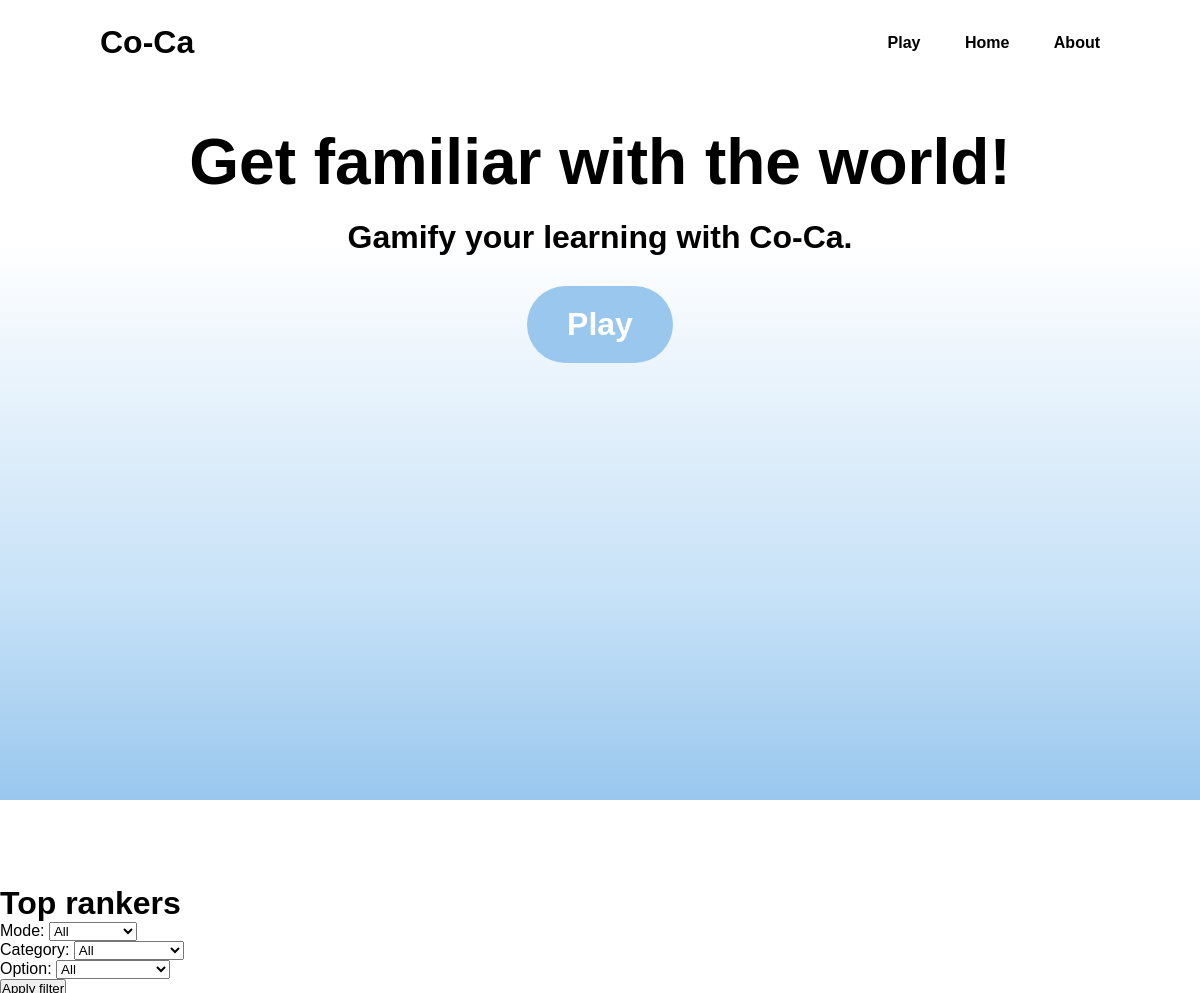
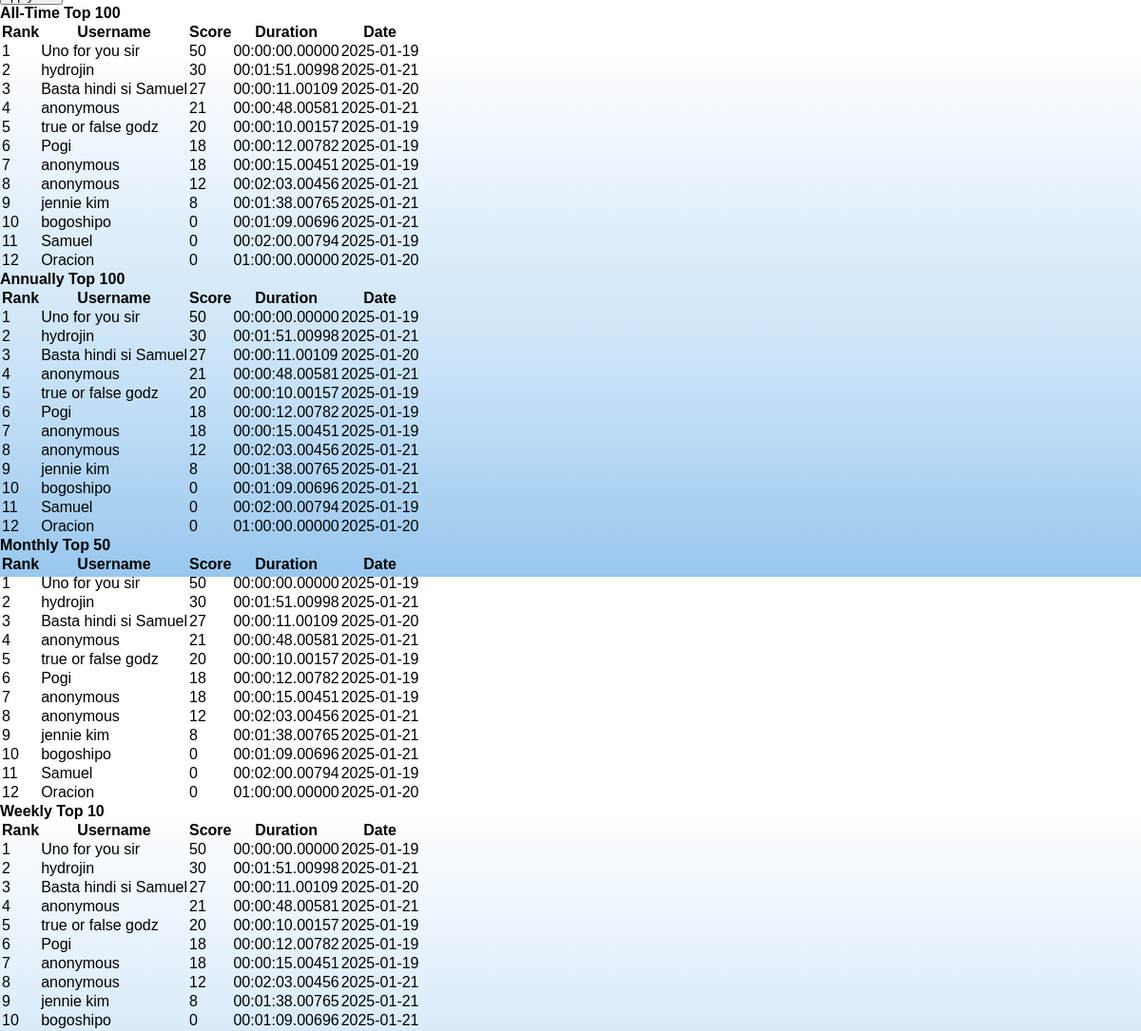
The page / on the database its author committed (2 pictures, top to bottom).
### tables this page shows
CREATE TABLE "highscore" (
    id INTEGER PRIMARY KEY,
    user VARCHAR(50),
    score INTEGER,
    mode VARCHAR(50),
    category VARCHAR(50),
    option VARCHAR(50),
    duration DECIMAL(15, 5),  -- Set to DECIMAL(15, 5)
    record_date DATE
);

### app.py (the view, shortened to what this page needs)
@app.route("/", methods=["GET", "POST"])
def index():
    modes = ["All", "Capital city", "Country"]
    categories = ["All", "Earth", "Asia", "Africa", "North America", "South America", "Europe", "Australia"]
    options = ["All", "True or False", "Multiple Choice", "Identification"]
    connection = sqlite3.connect("database.db")
    cursor = connection.cursor()
    query = '''SELECT id, user, score, mode, category, option, duration, record_date
        FROM highscore '''
    result_all = cursor.execute(query + "ORDER BY score desc, duration LIMIT 100").fetchall()
    result_annually = cursor.execute(query + "WHERE strftime('%Y', record_date) = strftime('%Y', 'now') ORDER BY score desc, duration LIMIT 100").fetchall()
    result_monthly = cursor.execute(query + "WHERE strftime('%Y', record_date) = strftime('%Y', 'now') AND strftime('%m', record_date) = strftime('%m', 'now') ORDER BY score desc, duration LIMIT 50").fetchall()
    result_weekly = cursor.execute(query + "WHERE julianday('now') - julianday(record_date) <= 7 ORDER BY score desc, duration LIMIT 10").fetchall()
    connection.commit()
    connection.close()
    result_all = [(row[0], row[1], row[2], row[3], row[4], row[5], seconds_to_time(row[6]), row[7]) for row in result_all]
    result_annually = [(row[0], row[1], row[2], row[3], row[4], row[5], seconds_to_time(row[6]), row[7]) for row in result_annually]
    result_monthly = [(row[0], row[1], row[2], row[3], row[4], row[5], seconds_to_time(row[6]), row[7]) for row in result_monthly]
    result_weekly = [(row[0], row[1], row[2], row[3], row[4], row[5], seconds_to_time(row[6]), row[7]) for row in result_weekly]
    ranker_all = [Player(*row) for row in result_all]
    ranker_annually = [Player(*row) for row in result_annually]
    ranker_monthly = [Player(*row) for row in result_monthly]
    ranker_weekly = [Player(*row) for row in result_weekly]
    data = {"mode": "All Mode", "category": "All Category", "option": "All Option"}
    return render_template(
        "index.html",
        ranker_all=ranker_all,
        ranker_annually=ranker_annually,
        ranker_monthly=ranker_monthly,
        ranker_weekly=ranker_weekly,
        data=data,
        modes=modes,
        categories=categories,
        options=options
    )

### app.py (called while the page is built)
def seconds_to_time(total_seconds):
    hours = int(total_seconds // 3600)
    minutes = int((total_seconds % 3600) // 60)
    seconds = int(total_seconds % 60)
    milliseconds = int((total_seconds % 1) * 1000)
    formatted_time = f"{hours:02}:{minutes:02}:{seconds:02}.{milliseconds:05}"
    return formatted_time

### classes/player.py (called while the page is built)
    @property
    def user(self):
        return self.__user

    @property
    def score(self):
        return self.__score

    @property
    def duration(self):
        return self.__duration

    @property
    def record_date(self):
        return self.__record_date

### templates/index.html (shortened to what this page needs)
<!DOCTYPE html>
<html>
<head>
    {% block head %}
    <link rel="stylesheet" href="/static/index_style.css">
    {% endblock %}
</head>
<body>
    {%block body %}
    <div class="navbar">
        <div class="logo">
            <h1>Co-Ca</h1>
        </div>
        <div class="links">
            <a href="">Play</a>
            <a href="">Home</a>
            <a href="">About</a>
        </div>
    </div>
    <div class="main">
        <div class="text">
            <h1>Get familiar with the world!</h1>
            <h2>Gamify your learning with Co-Ca.</h2>
        </div>
        <div class="buttons">
            <form action="/customize" method="get">
                <button type="submit" class="btn">Play</button>
            </form>
        </div>
    </div>
    <h1>Top rankers</h1>
    <form action="/" method="POST">
        <label for="mode">Mode: </label>
        <select name="mode" id="mode">
            {% for mode in modes %}
                <option value="{{ mode }}">{{ mode }}</option>
            {% endfor %}
        </select>
        <br>
        <label for="category">Category: </label>
        <select name="category" id="category">
            {% for category in categories %}
                <option value="{{ category }}">{{ category }}</option>
            {% endfor %}
        </select>
        <br>
        <label for="option">Option: </label>
        <select name="option" id="option">
            {% for option in options %}
                <option value="{{ option }}">{{ option }}</option>
            {% endfor %}
        </select>
        <br>
        <input type="submit" value="Apply filter">
    </form>
    <h4>All-Time Top 100</h4>
    <table>
        <tr>
            <th>Rank</th>
            <th>Username</th>
            <th>Score</th>
            <th>Duration</th>
            <th>Date</th>
        </tr>
        {% for player in ranker_all %}
            <tr>
                <td>{{ loop.index }}</td>
                <td>{{ player.user }}</td>
                <td>{{ player.score }}</td>
                <td>{{ player.duration }}</td>
                <td>{{ player.record_date }}</td>
            </tr>
        {% endfor %}
    </table>
    <h4>Annually Top 100</h4>
    <table>
        <tr>
            <th>Rank</th>
            <th>Username</th>
            <th>Score</th>
            <th>Duration</th>
            <th>Date</th>
        </tr>
        {% for player in ranker_annually %}
            <tr>
                <td>{{ loop.index }}</td>
                <td>{{ player.user }}</td>
                <td>{{ player.score }}</td>
                <td>{{ player.duration }}</td>
                <td>{{ player.record_date }}</td>
            </tr>
        {% endfor %}
    </table>
    <h4>Monthly Top 50</h4>
    <table>
        <tr>
            <th>Rank</th>
            <th>Username</th>
            <th>Score</th>
            <th>Duration</th>
            <th>Date</th>
        </tr>
        {% for player in ranker_monthly %}
            <tr>
                <td>{{ loop.index }}</td>
                <td>{{ player.user }}</td>
                <td>{{ player.score }}</td>
                <td>{{ player.duration }}</td>
                <td>{{ player.record_date }}</td>
            </tr>
        {% endfor %}
    </table>
    <h4>Weekly Top 10</h4>
    <table>
        <tr>
            <th>Rank</th>
            <th>Username</th>
            <th>Score</th>
            <th>Duration</th>
            <th>Date</th>
        </tr>
        {% for player in ranker_weekly %}
            <tr>
                <td>{{ loop.index }}</td>
                <td>{{ player.user }}</td>
                <td>{{ player.score }}</td>
                <td>{{ player.duration }}</td>
                <td>{{ player.record_date }}</td>
            </tr>
        {% endfor %}
    </table>
    {% endblock %}
</body>
</html>

### static/index_style.css (style rules this page uses)
* { box-sizing: border-box; padding: 0; margin: 0; font-family: 'Arial'; }
.navbar { height: 85px; width: 100%; padding: 20px 100px; display: flex; justify-content: space-between; align-items: center; }
.navbar a { margin-left: 40px; text-decoration: none; color: black; font-weight: bold; }
body { margin: 0; height: 100vh; background: rgb(153,199,238); background: linear-gradient(0deg, rgba(153,199,238,1) 0%, rgba(198,225,247,1) 25%, rgba(255,255,255,1) 70%); }
.main { display: flex; flex-direction: column; align-items: center; text-align: center; height: 100vh; width: 100% }
.text h2 { margin: 20px; font-size: 2em; }
.buttons { margin-top: 35x; }
.btn { background-color: rgb(153,199,238) ; color: white; padding: 20px 40px; border: none; border-radius: 50px; cursor: pointer; font-size: 2em; font-weight: bold; margin: 10px; }
.text { margin-top: 40px; }
.text h1 { font-size: 4em; }

### rows shown on the page
highscore: user "Uno for you sir", score "50", duration "00:00:00.00000", record_date "2025-01-19"
highscore: user "hydrojin", score "30", duration "00:01:51.00998", record_date "2025-01-21"
highscore: user "Basta hindi si Samuel", score "27", duration "00:00:11.00109", record_date "2025-01-20"
highscore: user "anonymous", score "21", duration "00:00:48.00581", record_date "2025-01-21"
highscore: user "true or false godz", score "20", duration "00:00:10.00157", record_date "2025-01-19"
highscore: user "Pogi", score "18", duration "00:00:12.00782", record_date "2025-01-19"
highscore: user "anonymous", score "18", duration "00:00:15.00451", record_date "2025-01-19"
highscore: user "anonymous", score "12", duration "00:02:03.00456", record_date "2025-01-21"
highscore: user "jennie kim", score "8", duration "00:01:38.00765", record_date "2025-01-21"
highscore: user "bogoshipo", score "0", duration "00:01:09.00696", record_date "2025-01-21"
highscore: user "Samuel", score "0", duration "00:02:00.00794", record_date "2025-01-19"
highscore: user "Oracion", score "0", duration "01:00:00.00000", record_date "2025-01-20"

### other values the page prints
form field mode "All"
form field category "All"
form field option "All"
